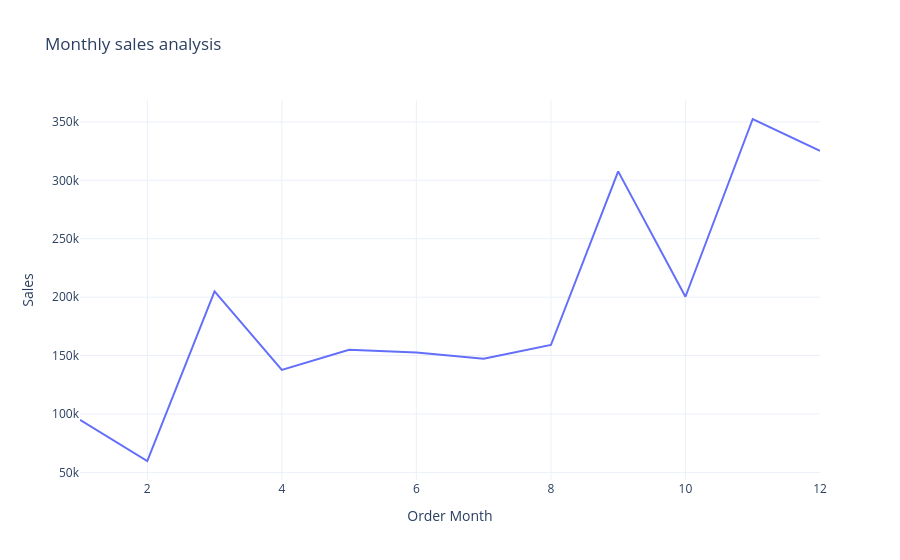

Notebook code cell kept with this figure:
### Code cell
sales_by_month = data.groupby('Order Month')['Sales'].sum().reset_index()
fig =px.line(sales_by_month,
             x='Order Month',
             y='Sales',
             title='Monthly sales analysis')
fig.show()

### Figure 1 — Plotly figure (JSON) as saved in the notebook; plotly's stock layout.template omitted (floating-point values rounded to 4 significant figures)
{"data": [{"hovertemplate": "Order Month=%{x}<br>Sales=%{y}<extra></extra>", "legendgroup": "", "line": {"color": "#636efa", "dash": "solid"}, "marker": {"symbol": "circle"}, "mode": "lines", "name": "", "orientation": "v", "showlegend": false, "type": "scatter", "x": [1, 2, 3, 4, 5, 6, 7, 8, 9, 10, 11, 12], "xaxis": "x", "y": [94920.0, 59750.0, 205000.0, 137800.0, 155000.0, 152700.0, 147200.0, 159000.0, 307600.0, 200300.0, 352500.0, 325300.0], "yaxis": "y"}], "layout": {"autosize": true, "legend": {"tracegroupgap": 0}, "title": {"text": "Monthly sales analysis"}, "xaxis": {"anchor": "y", "autorange": true, "domain": [0, 1], "range": [1, 12], "title": {"text": "Order Month"}, "type": "linear"}, "yaxis": {"anchor": "x", "autorange": true, "domain": [0, 1], "range": [43490.0, 368700.0], "title": {"text": "Sales"}, "type": "linear"}}}
